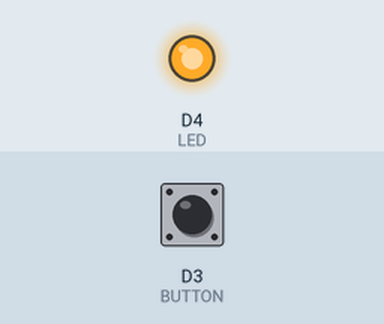
A sketch run on a simulated ESP8266 (NodeMCU). Shown: output pins drawn as LEDs (lit = HIGH). Inputs (shaded band) come from the test bench; at power-on: D3 (BUTTON) HIGH.

Above: at 1.2 s.
1.3 s: D3 (BUTTON) pulled LOW for 0.15 s
At 2.3 s:
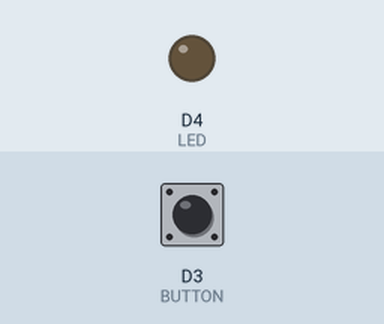
2.9 s: D3 (BUTTON) pulled LOW for 1 s
At 3.5 s:
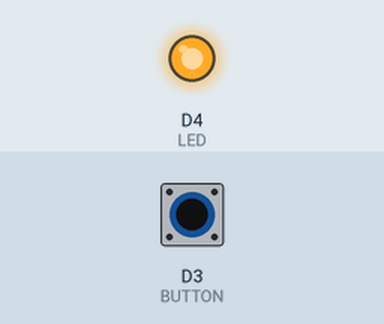
5.4 s: D3 (BUTTON) pulled LOW for 3.2 s
At 6.6 s:
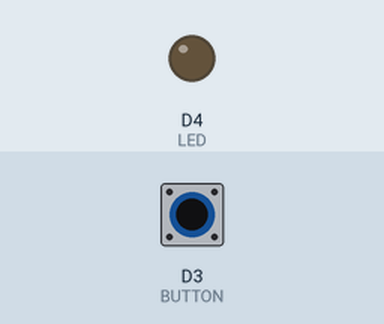
Timing chart, 0 to 8.4 s (numbered marks = the images above; inputs shaded):
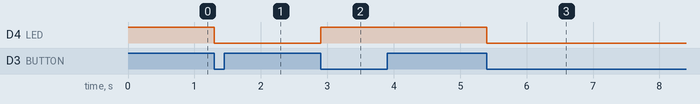

The sketch:

5_flash_button_controls_led.ino
```cpp
#define BUTTON D3
#define LED    LED_BUILTIN
boolean state = true;

void toggle() {
    state = !state;
    digitalWrite(LED, state);
}

void setup() {
  // Setup Serial
  Serial.begin(115200);

  // Setup Pins
  pinMode(BUTTON, INPUT);
  pinMode(LED, OUTPUT);
  digitalWrite(LED, HIGH);

  // Setup Interrupts
  attachInterrupt(digitalPinToInterrupt(BUTTON), toggle, FALLING);
}

void loop() {
 // Nothing to do here
}
```

Measured:
- after the input at 1.3 s, D4 (LED): HIGH → LOW at once
- after the input at 2.9 s, D4 (LED): LOW → HIGH at once
- after the input at 5.4 s, D4 (LED): HIGH → LOW at once
